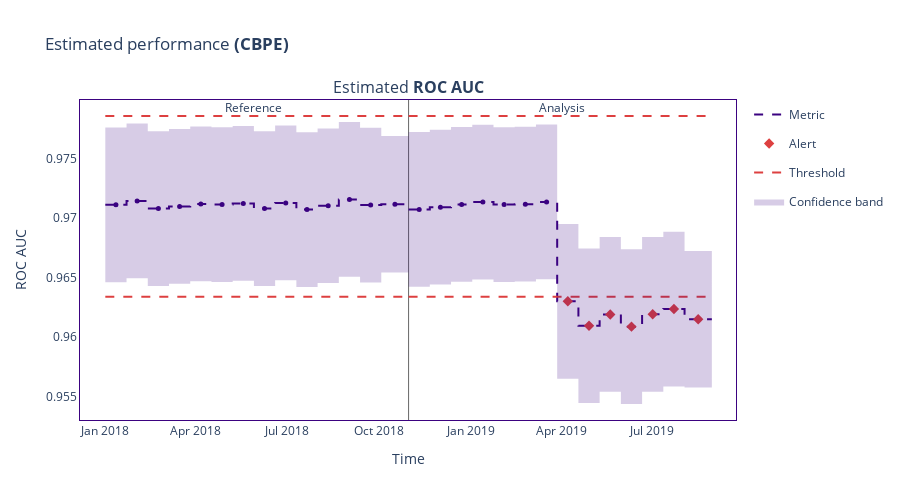

The cell this chart's notebook holds for it:
### Code cell
figure.show()

### Figure 1 — Plotly figure (JSON) as saved in the notebook; plotly's stock layout.template omitted (floating-point values rounded to 4 significant figures)
{"data": [{"hoverinfo": "skip", "legendgroup": "metric_reference", "line": {"color": "#3b0280", "dash": "dash", "shape": "hv", "width": 2}, "mode": "lines", "name": "Metric", "showlegend": true, "type": "scatter", "x": ["2018-01-01T00:00:00", "2018-01-22T04:37:12", "2018-02-12T09:14:24", "2018-03-05T13:51:36", "2018-03-26T18:28:48", "2018-04-16T23:06:00", "2018-05-08T03:43:12", "2018-05-29T08:20:24", "2018-06-19T12:57:36", "2018-07-10T17:34:48", "2018-07-31T22:12:00", "2018-08-22T02:49:12", "2018-09-12T07:26:24", "2018-10-03T12:03:36", "2018-10-30T17:51:16.848000"], "xaxis": "x", "y": [0.9711, 0.9714, 0.9708, 0.971, 0.9712, 0.9711, 0.9712, 0.9708, 0.9713, 0.9707, 0.971, 0.9716, 0.9711, 0.9712, 0.9712], "yaxis": "y"}, {"customdata": [["Estimated <b>ROC AUC</b>", "<b style=\"color:#3b0280;line-height:60px\">Reference</b>", "", "[0:3499]", "From <b>Jan-01-2018</b> to <b>Jan-22-2018</b>", 0.9711, 0.0065], ["Estimated <b>ROC AUC</b>", "<b style=\"color:#3b0280;line-height:60px\">Reference</b>", "", "[3500:6999]", "From <b>Jan-22-2018</b> to <b>Feb-12-2018</b>", 0.9714, 0.0065], ["Estimated <b>ROC AUC</b>", "<b style=\"color:#3b0280;line-height:60px\">Reference</b>", "", "[7000:10499]", "From <b>Feb-12-2018</b> to <b>Mar-05-2018</b>", 0.9708, 0.0065], ["Estimated <b>ROC AUC</b>", "<b style=\"color:#3b0280;line-height:60px\">Reference</b>", "", "[10500:13999]", "From <b>Mar-05-2018</b> to <b>Mar-26-2018</b>", 0.971, 0.0065], ["Estimated <b>ROC AUC</b>", "<b style=\"color:#3b0280;line-height:60px\">Reference</b>", "", "[14000:17499]", "From <b>Mar-26-2018</b> to <b>Apr-16-2018</b>", 0.9712, 0.0065], ["Estimated <b>ROC AUC</b>", "<b style=\"color:#3b0280;line-height:60px\">Reference</b>", "", "[17500:20999]", "From <b>Apr-16-2018</b> to <b>May-08-2018</b>", 0.9711, 0.0065], ["Estimated <b>ROC AUC</b>", "<b style=\"color:#3b0280;line-height:60px\">Reference</b>", "", "[21000:24499]", "From <b>May-08-2018</b> to <b>May-29-2018</b>", 0.9712, 0.0065], ["Estimated <b>ROC AUC</b>", "<b style=\"color:#3b0280;line-height:60px\">Reference</b>", "", "[24500:27999]", "From <b>May-29-2018</b> to <b>Jun-19-2018</b>", 0.9708, 0.0065], ["Estimated <b>ROC AUC</b>", "<b style=\"color:#3b0280;line-height:60px\">Reference</b>", "", "[28000:31499]", "From <b>Jun-19-2018</b> to <b>Jul-10-2018</b>", 0.9713, 0.0065], ["Estimated <b>ROC AUC</b>", "<b style=\"color:#3b0280;line-height:60px\">Reference</b>", "", "[31500:34999]", "From <b>Jul-10-2018</b> to <b>Jul-31-2018</b>", 0.9707, 0.0065], ["Estimated <b>ROC AUC</b>", "<b style=\"color:#3b0280;line-height:60px\">Reference</b>", "", "[35000:38499]", "From <b>Jul-31-2018</b> to <b>Aug-22-2018</b>", 0.971, 0.0065], ["Estimated <b>ROC AUC</b>", "<b style=\"color:#3b0280;line-height:60px\">Reference</b>", "", "[38500:41999]", "From <b>Aug-22-2018</b> to <b>Sep-12-2018</b>", 0.9716, 0.0065], ["Estimated <b>ROC AUC</b>", "<b style=\"color:#3b0280;line-height:60px\">Reference</b>", "", "[42000:45499]", "From <b>Sep-12-2018</b> to <b>Oct-03-2018</b>", 0.9711, 0.0065], ["Estimated <b>ROC AUC</b>", "<b style=\"color:#3b0280;line-height:60px\">Reference</b>", "", "[45500:49999]", "From <b>Oct-03-2018</b> to <b>Oct-30-2018</b>", 0.9712, 0.0057]], "hovertemplate": "%{customdata[1]} &nbsp; &nbsp; %{customdata[2]} <br />Chunk: <b>%{customdata[3]}</b> &nbsp; &nbsp; %{customdata[4]} <br />%{customdata[0]}: <b>%{customdata[5]}</b><br />Confidence band: +/- <b>%{customdata[6]}</b><br /><extra></extra>", "legendgroup": "metric_reference", "line": {"dash": "dash"}, "marker": {"color": "#3b0280", "size": 5, "symbol": "circle"}, "mode": "markers", "name": "Metric", "showlegend": false, "type": "scatter", "x": ["2018-01-11T14:18:36", "2018-02-01T18:55:48", "2018-02-22T23:33:00", "2018-03-16T04:10:12", "2018-04-06T08:47:24", "2018-04-27T13:24:36", "2018-05-18T18:01:48", "2018-06-08T22:39:00", "2018-06-30T03:16:12", "2018-07-21T07:53:24", "2018-08-11T12:30:36", "2018-09-01T17:07:48", "2018-09-22T21:45:00", "2018-10-17T02:57:26.424000"], "xaxis": "x", "y": [0.9711, 0.9714, 0.9708, 0.971, 0.9712, 0.9711, 0.9712, 0.9708, 0.9713, 0.9707, 0.971, 0.9716, 0.9711, 0.9712, 0.9712], "yaxis": "y"}, {"hoverinfo": "skip", "legendgroup": "metric_analysis", "line": {"color": "#3b0280", "dash": "dash", "shape": "hv", "width": 2}, "mode": "lines", "name": "Metric", "showlegend": false, "type": "scatter", "x": ["2018-10-30T18:00:00", "2018-11-20T22:37:12", "2018-12-12T03:14:24", "2019-01-02T07:51:36", "2019-01-23T12:28:48", "2019-02-13T17:06:00", "2019-03-06T21:43:12", "2019-03-28T02:20:24", "2019-04-18T06:57:36", "2019-05-09T11:34:48", "2019-05-30T16:12:00", "2019-06-20T20:49:12", "2019-07-12T01:26:24", "2019-08-02T06:03:36", "2019-08-29T11:51:16.848000"], "xaxis": "x", "y": [0.9707, 0.9709, 0.9711, 0.9713, 0.9711, 0.9712, 0.9714, 0.963, 0.961, 0.9619, 0.9609, 0.9619, 0.9624, 0.9615, 0.9615], "yaxis": "y"}, {"customdata": [["Estimated <b>ROC AUC</b>", "<b style=\"color:#3b0280;line-height:60px\">Analysis</b>", "", "[0:3499]", "From <b>Oct-30-2018</b> to <b>Nov-20-2018</b>", 0.9707, 0.0065], ["Estimated <b>ROC AUC</b>", "<b style=\"color:#3b0280;line-height:60px\">Analysis</b>", "", "[3500:6999]", "From <b>Nov-20-2018</b> to <b>Dec-12-2018</b>", 0.9709, 0.0065], ["Estimated <b>ROC AUC</b>", "<b style=\"color:#3b0280;line-height:60px\">Analysis</b>", "", "[7000:10499]", "From <b>Dec-12-2018</b> to <b>Jan-02-2019</b>", 0.9711, 0.0065], ["Estimated <b>ROC AUC</b>", "<b style=\"color:#3b0280;line-height:60px\">Analysis</b>", "", "[10500:13999]", "From <b>Jan-02-2019</b> to <b>Jan-23-2019</b>", 0.9713, 0.0065], ["Estimated <b>ROC AUC</b>", "<b style=\"color:#3b0280;line-height:60px\">Analysis</b>", "", "[14000:17499]", "From <b>Jan-23-2019</b> to <b>Feb-13-2019</b>", 0.9711, 0.0065], ["Estimated <b>ROC AUC</b>", "<b style=\"color:#3b0280;line-height:60px\">Analysis</b>", "", "[17500:20999]", "From <b>Feb-13-2019</b> to <b>Mar-06-2019</b>", 0.9712, 0.0065], ["Estimated <b>ROC AUC</b>", "<b style=\"color:#3b0280;line-height:60px\">Analysis</b>", "", "[21000:24499]", "From <b>Mar-06-2019</b> to <b>Mar-28-2019</b>", 0.9714, 0.0065], ["Estimated <b>ROC AUC</b>", "<b style=\"color:#3b0280;line-height:60px\">Analysis</b>", "<span style=\"color:#AD0000\">⚠ <b>Drift detected</b></span>", "[24500:27999]", "From <b>Mar-28-2019</b> to <b>Apr-18-2019</b>", 0.963, 0.0065], ["Estimated <b>ROC AUC</b>", "<b style=\"color:#3b0280;line-height:60px\">Analysis</b>", "<span style=\"color:#AD0000\">⚠ <b>Drift detected</b></span>", "[28000:31499]", "From <b>Apr-18-2019</b> to <b>May-09-2019</b>", 0.961, 0.0065], ["Estimated <b>ROC AUC</b>", "<b style=\"color:#3b0280;line-height:60px\">Analysis</b>", "<span style=\"color:#AD0000\">⚠ <b>Drift detected</b></span>", "[31500:34999]", "From <b>May-09-2019</b> to <b>May-30-2019</b>", 0.9619, 0.0065], ["Estimated <b>ROC AUC</b>", "<b style=\"color:#3b0280;line-height:60px\">Analysis</b>", "<span style=\"color:#AD0000\">⚠ <b>Drift detected</b></span>", "[35000:38499]", "From <b>May-30-2019</b> to <b>Jun-20-2019</b>", 0.9609, 0.0065], ["Estimated <b>ROC AUC</b>", "<b style=\"color:#3b0280;line-height:60px\">Analysis</b>", "<span style=\"color:#AD0000\">⚠ <b>Drift detected</b></span>", "[38500:41999]", "From <b>Jun-20-2019</b> to <b>Jul-12-2019</b>", 0.9619, 0.0065], ["Estimated <b>ROC AUC</b>", "<b style=\"color:#3b0280;line-height:60px\">Analysis</b>", "<span style=\"color:#AD0000\">⚠ <b>Drift detected</b></span>", "[42000:45499]", "From <b>Jul-12-2019</b> to <b>Aug-02-2019</b>", 0.9624, 0.0065], ["Estimated <b>ROC AUC</b>", "<b style=\"color:#3b0280;line-height:60px\">Analysis</b>", "<span style=\"color:#AD0000\">⚠ <b>Drift detected</b></span>", "[45500:49999]", "From <b>Aug-02-2019</b> to <b>Aug-29-2019</b>", 0.9615, 0.0057]], "hovertemplate": "%{customdata[1]} &nbsp; &nbsp; %{customdata[2]} <br />Chunk: <b>%{customdata[3]}</b> &nbsp; &nbsp; %{customdata[4]} <br />%{customdata[0]}: <b>%{customdata[5]}</b><br />Confidence band: +/- <b>%{customdata[6]}</b><br /><extra></extra>", "legendgroup": "metric_analysis", "line": {"dash": "dash"}, "marker": {"color": "#3b0280", "size": 5, "symbol": "circle"}, "mode": "markers", "name": "Metric", "showlegend": false, "type": "scatter", "x": ["2018-11-10T08:18:36", "2018-12-01T12:55:48", "2018-12-22T17:33:00", "2019-01-12T22:10:12", "2019-02-03T02:47:24", "2019-02-24T07:24:36", "2019-03-17T12:01:48", "2019-04-07T16:39:00", "2019-04-28T21:16:12", "2019-05-20T01:53:24", "2019-06-10T06:30:36", "2019-07-01T11:07:48", "2019-07-22T15:45:00", "2019-08-15T20:57:26.424000"], "xaxis": "x", "y": [0.9707, 0.9709, 0.9711, 0.9713, 0.9711, 0.9712, 0.9714, 0.963, 0.961, 0.9619, 0.9609, 0.9619, 0.9624, 0.9615, 0.9615], "yaxis": "y"}, {"hoverinfo": "skip", "legendgroup": "alert", "marker": {"color": "#DD4040", "size": 8, "symbol": "diamond"}, "mode": "markers", "name": "Alert", "showlegend": true, "type": "scatter", "x": ["2019-04-07T16:39:00", "2019-04-28T21:16:12", "2019-05-20T01:53:24", "2019-06-10T06:30:36", "2019-07-01T11:07:48", "2019-07-22T15:45:00", "2019-08-15T20:57:26.424000"], "xaxis": "x", "y": [0.963, 0.961, 0.9619, 0.9609, 0.9619, 0.9624, 0.9615], "yaxis": "y"}, {"hoverinfo": "skip", "legendgroup": "thresh", "line": {"color": "#DD4040", "dash": "dash", "width": 2}, "mode": "lines", "name": "Threshold", "showlegend": true, "type": "scatter", "x": ["2018-01-01T00:00:00", "2018-01-22T04:37:12", "2018-02-12T09:14:24", "2018-03-05T13:51:36", "2018-03-26T18:28:48", "2018-04-16T23:06:00", "2018-05-08T03:43:12", "2018-05-29T08:20:24", "2018-06-19T12:57:36", "2018-07-10T17:34:48", "2018-07-31T22:12:00", "2018-08-22T02:49:12", "2018-09-12T07:26:24", "2018-10-03T12:03:36", "2018-10-30T17:51:16.848000"], "xaxis": "x", "y": [0.9786, 0.9786, 0.9786, 0.9786, 0.9786, 0.9786, 0.9786, 0.9786, 0.9786, 0.9786, 0.9786, 0.9786, 0.9786, 0.9786, 0.9786], "yaxis": "y"}, {"hoverinfo": "skip", "legendgroup": "thresh", "line": {"color": "#DD4040", "dash": "dash", "width": 2}, "mode": "lines", "name": "Threshold", "showlegend": false, "type": "scatter", "x": ["2018-01-01T00:00:00", "2018-01-22T04:37:12", "2018-02-12T09:14:24", "2018-03-05T13:51:36", "2018-03-26T18:28:48", "2018-04-16T23:06:00", "2018-05-08T03:43:12", "2018-05-29T08:20:24", "2018-06-19T12:57:36", "2018-07-10T17:34:48", "2018-07-31T22:12:00", "2018-08-22T02:49:12", "2018-09-12T07:26:24", "2018-10-03T12:03:36", "2018-10-30T17:51:16.848000"], "xaxis": "x", "y": [0.9634, 0.9634, 0.9634, 0.9634, 0.9634, 0.9634, 0.9634, 0.9634, 0.9634, 0.9634, 0.9634, 0.9634, 0.9634, 0.9634, 0.9634], "yaxis": "y"}, {"hoverinfo": "skip", "legendgroup": "thresh", "line": {"color": "#DD4040", "dash": "dash", "width": 2}, "mode": "lines", "name": "Threshold", "showlegend": false, "type": "scatter", "x": ["2018-10-30T18:00:00", "2018-11-20T22:37:12", "2018-12-12T03:14:24", "2019-01-02T07:51:36", "2019-01-23T12:28:48", "2019-02-13T17:06:00", "2019-03-06T21:43:12", "2019-03-28T02:20:24", "2019-04-18T06:57:36", "2019-05-09T11:34:48", "2019-05-30T16:12:00", "2019-06-20T20:49:12", "2019-07-12T01:26:24", "2019-08-02T06:03:36", "2019-08-29T11:51:16.848000"], "xaxis": "x", "y": [0.9786, 0.9786, 0.9786, 0.9786, 0.9786, 0.9786, 0.9786, 0.9786, 0.9786, 0.9786, 0.9786, 0.9786, 0.9786, 0.9786, 0.9786], "yaxis": "y"}, {"hoverinfo": "skip", "legendgroup": "thresh", "line": {"color": "#DD4040", "dash": "dash", "width": 2}, "mode": "lines", "name": "Threshold", "showlegend": false, "type": "scatter", "x": ["2018-10-30T18:00:00", "2018-11-20T22:37:12", "2018-12-12T03:14:24", "2019-01-02T07:51:36", "2019-01-23T12:28:48", "2019-02-13T17:06:00", "2019-03-06T21:43:12", "2019-03-28T02:20:24", "2019-04-18T06:57:36", "2019-05-09T11:34:48", "2019-05-30T16:12:00", "2019-06-20T20:49:12", "2019-07-12T01:26:24", "2019-08-02T06:03:36", "2019-08-29T11:51:16.848000"], "xaxis": "x", "y": [0.9634, 0.9634, 0.9634, 0.9634, 0.9634, 0.9634, 0.9634, 0.9634, 0.9634, 0.9634, 0.9634, 0.9634, 0.9634, 0.9634, 0.9634], "yaxis": "y"}, {"hoverinfo": "skip", "line": {"color": "rgba(0,0,0,0)", "shape": "hv"}, "mode": "lines", "name": "Confidence band", "showlegend": false, "type": "scatter", "x": ["2018-01-01T00:00:00", "2018-01-22T04:37:12", "2018-02-12T09:14:24", "2018-03-05T13:51:36", "2018-03-26T18:28:48", "2018-04-16T23:06:00", "2018-05-08T03:43:12", "2018-05-29T08:20:24", "2018-06-19T12:57:36", "2018-07-10T17:34:48", "2018-07-31T22:12:00", "2018-08-22T02:49:12", "2018-09-12T07:26:24", "2018-10-03T12:03:36", "2018-10-30T17:51:16.848000"], "xaxis": "x", "y": [0.9776, 0.9779, 0.9773, 0.9775, 0.9777, 0.9776, 0.9777, 0.9773, 0.9778, 0.9772, 0.9775, 0.9781, 0.9776, 0.9769, 0.9769], "yaxis": "y"}, {"fill": "tonexty", "fillcolor": "rgba(0.23137254901960785, 0.00784313725490196, 0.5019607843137255, 0.2)", "hoverinfo": "skip", "line": {"color": "rgba(0,0,0,0)", "shape": "hv"}, "mode": "lines", "name": "Confidence band", "showlegend": true, "type": "scatter", "x": ["2018-01-01T00:00:00", "2018-01-22T04:37:12", "2018-02-12T09:14:24", "2018-03-05T13:51:36", "2018-03-26T18:28:48", "2018-04-16T23:06:00", "2018-05-08T03:43:12", "2018-05-29T08:20:24", "2018-06-19T12:57:36", "2018-07-10T17:34:48", "2018-07-31T22:12:00", "2018-08-22T02:49:12", "2018-09-12T07:26:24", "2018-10-03T12:03:36", "2018-10-30T17:51:16.848000"], "xaxis": "x", "y": [0.9646, 0.9649, 0.9643, 0.9645, 0.9647, 0.9646, 0.9647, 0.9643, 0.9648, 0.9642, 0.9645, 0.9651, 0.9646, 0.9654, 0.9654], "yaxis": "y"}, {"hoverinfo": "skip", "line": {"color": "rgba(0,0,0,0)", "shape": "hv"}, "mode": "lines", "name": "Confidence band", "showlegend": false, "type": "scatter", "x": ["2018-10-30T18:00:00", "2018-11-20T22:37:12", "2018-12-12T03:14:24", "2019-01-02T07:51:36", "2019-01-23T12:28:48", "2019-02-13T17:06:00", "2019-03-06T21:43:12", "2019-03-28T02:20:24", "2019-04-18T06:57:36", "2019-05-09T11:34:48", "2019-05-30T16:12:00", "2019-06-20T20:49:12", "2019-07-12T01:26:24", "2019-08-02T06:03:36", "2019-08-29T11:51:16.848000"], "xaxis": "x", "y": [0.9772, 0.9774, 0.9776, 0.9778, 0.9776, 0.9777, 0.9778, 0.9695, 0.9675, 0.9684, 0.9674, 0.9684, 0.9689, 0.9672, 0.9672], "yaxis": "y"}, {"fill": "tonexty", "fillcolor": "rgba(0.23137254901960785, 0.00784313725490196, 0.5019607843137255, 0.2)", "hoverinfo": "skip", "line": {"color": "rgba(0,0,0,0)", "shape": "hv"}, "mode": "lines", "name": "Confidence band", "showlegend": false, "type": "scatter", "x": ["2018-10-30T18:00:00", "2018-11-20T22:37:12", "2018-12-12T03:14:24", "2019-01-02T07:51:36", "2019-01-23T12:28:48", "2019-02-13T17:06:00", "2019-03-06T21:43:12", "2019-03-28T02:20:24", "2019-04-18T06:57:36", "2019-05-09T11:34:48", "2019-05-30T16:12:00", "2019-06-20T20:49:12", "2019-07-12T01:26:24", "2019-08-02T06:03:36", "2019-08-29T11:51:16.848000"], "xaxis": "x", "y": [0.9642, 0.9644, 0.9647, 0.9648, 0.9646, 0.9647, 0.9649, 0.9565, 0.9545, 0.9554, 0.9544, 0.9554, 0.9559, 0.9558, 0.9558], "yaxis": "y"}], "layout": {"annotations": [{"font": {"size": 16}, "showarrow": false, "text": "Estimated <b>ROC AUC</b>", "x": 0.5, "xanchor": "center", "xref": "paper", "y": 1, "yanchor": "bottom", "yref": "paper"}, {"showarrow": false, "text": "Reference", "x": "2018-05-18T18:01:48", "xref": "x", "xshift": 10, "y": 1.01, "yref": "y domain"}, {"showarrow": false, "text": "Analysis", "x": "2019-03-17T12:01:48", "xref": "x", "xshift": 15, "y": 1.01, "yref": "y domain"}], "height": 500, "hoverlabel": {"bgcolor": "white", "font": {"size": 14}}, "legend": {"itemclick": false, "itemdoubleclick": false, "traceorder": "grouped"}, "paper_bgcolor": "rgba(255,255,255,1)", "plot_bgcolor": "rgba(255,255,255,1)", "shapes": [{"layer": "below", "line": {"color": "#666666", "width": 1}, "type": "line", "x0": "2018-10-30T18:00:00", "x1": "2018-10-30T18:00:00", "xref": "x", "y0": 0, "y1": 1, "yref": "y domain"}], "title": {"text": "Estimated performance <b>(CBPE)</b>"}, "xaxis": {"anchor": "y", "domain": [0, 1], "linecolor": "#3b0280", "matches": "x", "mirror": true, "showgrid": false, "title": {"text": "Time"}, "zeroline": false}, "yaxis": {"anchor": "x", "domain": [0, 1], "linecolor": "#3b0280", "mirror": true, "showgrid": false, "title": {"text": "ROC AUC"}, "zeroline": false}}}
